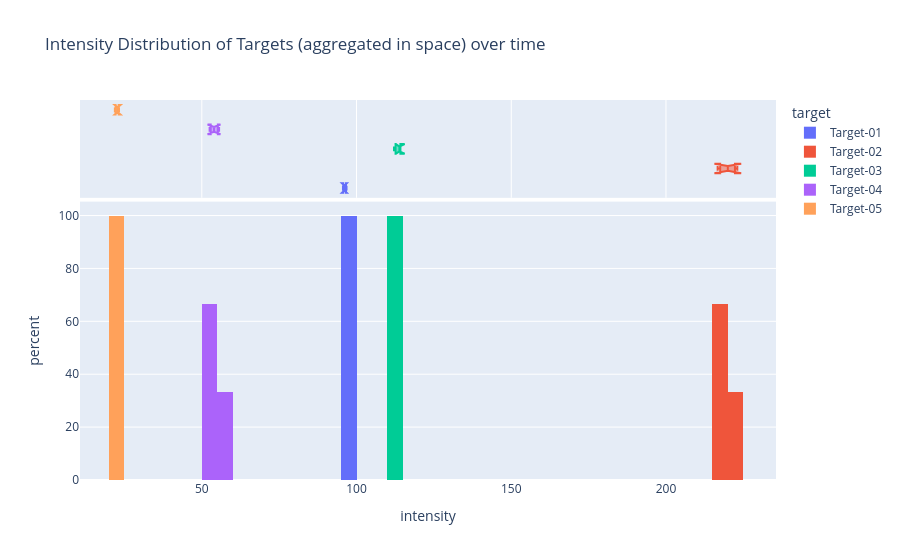

Write notebook code for a chart like this one.
### Markdown cell above
https://plotly.com/chart-studio-help/histogram/#normalizing-a-histogram

### Code cell
plot_data = subtarget_statistics.loc[:, pd.IndexSlice[:, "grey"]]
plot_data = plot_data.melt(value_name="intensity")

fig = px.histogram(
    plot_data,
    x="intensity",
    color="target",
    marginal="box",  # can be 'rug', `box`, `violin`
    hover_data=plot_data.columns,
    histfunc="count",  # can be "avg"
    nbins=100,
    histnorm="percent",  # '', 'percent', 'probability', 'density', 'probability density'
    title="Intensity Distribution of Targets (aggregated in space) over time",
    # log_y=True,
)
fig.show()

### Figure 1 — Plotly figure (JSON) as saved in the notebook; plotly's stock layout.template omitted (floating-point values rounded to 4 significant figures)
{"data": [{"bingroup": "x", "histfunc": "count", "histnorm": "percent", "hovertemplate": "target=Target-01<br>intensity=%{x}<br>percent=%{y}<extra></extra>", "legendgroup": "Target-01", "marker": {"color": "#636efa", "pattern": {"shape": ""}}, "name": "Target-01", "nbinsx": 100, "orientation": "v", "showlegend": true, "type": "histogram", "x": [96.77, 96.07, 95.62], "xaxis": "x", "yaxis": "y"}, {"customdata": [["Target-01", "grey"], ["Target-01", "grey"], ["Target-01", "grey"]], "hovertemplate": "target=%{customdata[0]}<br>intensity=%{x}<br>color=%{customdata[1]}<extra></extra>", "legendgroup": "Target-01", "marker": {"color": "#636efa"}, "name": "Target-01", "notched": true, "showlegend": false, "type": "box", "x": [96.77, 96.07, 95.62], "xaxis": "x2", "yaxis": "y2"}, {"bingroup": "x", "histfunc": "count", "histnorm": "percent", "hovertemplate": "target=Target-02<br>intensity=%{x}<br>percent=%{y}<extra></extra>", "legendgroup": "Target-02", "marker": {"color": "#EF553B", "pattern": {"shape": ""}}, "name": "Target-02", "nbinsx": 100, "orientation": "v", "showlegend": true, "type": "histogram", "x": [216.7, 220.0, 223.1], "xaxis": "x", "yaxis": "y"}, {"customdata": [["Target-02", "grey"], ["Target-02", "grey"], ["Target-02", "grey"]], "hovertemplate": "target=%{customdata[0]}<br>intensity=%{x}<br>color=%{customdata[1]}<extra></extra>", "legendgroup": "Target-02", "marker": {"color": "#EF553B"}, "name": "Target-02", "notched": true, "showlegend": false, "type": "box", "x": [216.7, 220.0, 223.1], "xaxis": "x2", "yaxis": "y2"}, {"bingroup": "x", "histfunc": "count", "histnorm": "percent", "hovertemplate": "target=Target-03<br>intensity=%{x}<br>percent=%{y}<extra></extra>", "legendgroup": "Target-03", "marker": {"color": "#00cc96", "pattern": {"shape": ""}}, "name": "Target-03", "nbinsx": 100, "orientation": "v", "showlegend": true, "type": "histogram", "x": [112.1, 114.1, 114.2], "xaxis": "x", "yaxis": "y"}, {"customdata": [["Target-03", "grey"], ["Target-03", "grey"], ["Target-03", "grey"]], "hovertemplate": "target=%{customdata[0]}<br>intensity=%{x}<br>color=%{customdata[1]}<extra></extra>", "legendgroup": "Target-03", "marker": {"color": "#00cc96"}, "name": "Target-03", "notched": true, "showlegend": false, "type": "box", "x": [112.1, 114.1, 114.2], "xaxis": "x2", "yaxis": "y2"}, {"bingroup": "x", "histfunc": "count", "histnorm": "percent", "hovertemplate": "target=Target-04<br>intensity=%{x}<br>percent=%{y}<extra></extra>", "legendgroup": "Target-04", "marker": {"color": "#ab63fa", "pattern": {"shape": ""}}, "name": "Target-04", "nbinsx": 100, "orientation": "v", "showlegend": true, "type": "histogram", "x": [52.52, 53.94, 55.58], "xaxis": "x", "yaxis": "y"}, {"customdata": [["Target-04", "grey"], ["Target-04", "grey"], ["Target-04", "grey"]], "hovertemplate": "target=%{customdata[0]}<br>intensity=%{x}<br>color=%{customdata[1]}<extra></extra>", "legendgroup": "Target-04", "marker": {"color": "#ab63fa"}, "name": "Target-04", "notched": true, "showlegend": false, "type": "box", "x": [52.52, 53.94, 55.58], "xaxis": "x2", "yaxis": "y2"}, {"bingroup": "x", "histfunc": "count", "histnorm": "percent", "hovertemplate": "target=Target-05<br>intensity=%{x}<br>percent=%{y}<extra></extra>", "legendgroup": "Target-05", "marker": {"color": "#FFA15A", "pattern": {"shape": ""}}, "name": "Target-05", "nbinsx": 100, "orientation": "v", "showlegend": true, "type": "histogram", "x": [21.9, 22.79, 23.25], "xaxis": "x", "yaxis": "y"}, {"customdata": [["Target-05", "grey"], ["Target-05", "grey"], ["Target-05", "grey"]], "hovertemplate": "target=%{customdata[0]}<br>intensity=%{x}<br>color=%{customdata[1]}<extra></extra>", "legendgroup": "Target-05", "marker": {"color": "#FFA15A"}, "name": "Target-05", "notched": true, "showlegend": false, "type": "box", "x": [21.9, 22.79, 23.25], "xaxis": "x2", "yaxis": "y2"}], "layout": {"barmode": "relative", "legend": {"title": {"text": "target"}, "tracegroupgap": 0}, "title": {"text": "Intensity Distribution of Targets (aggregated in space) over time"}, "xaxis": {"anchor": "y", "domain": [0, 1], "title": {"text": "intensity"}}, "xaxis2": {"anchor": "y2", "domain": [0, 1], "matches": "x", "showgrid": true, "showticklabels": false}, "yaxis": {"anchor": "x", "domain": [0, 0.7326], "title": {"text": "percent"}}, "yaxis2": {"anchor": "x2", "domain": [0.7426, 1], "matches": "y2", "showgrid": false, "showline": false, "showticklabels": false, "ticks": ""}}}
